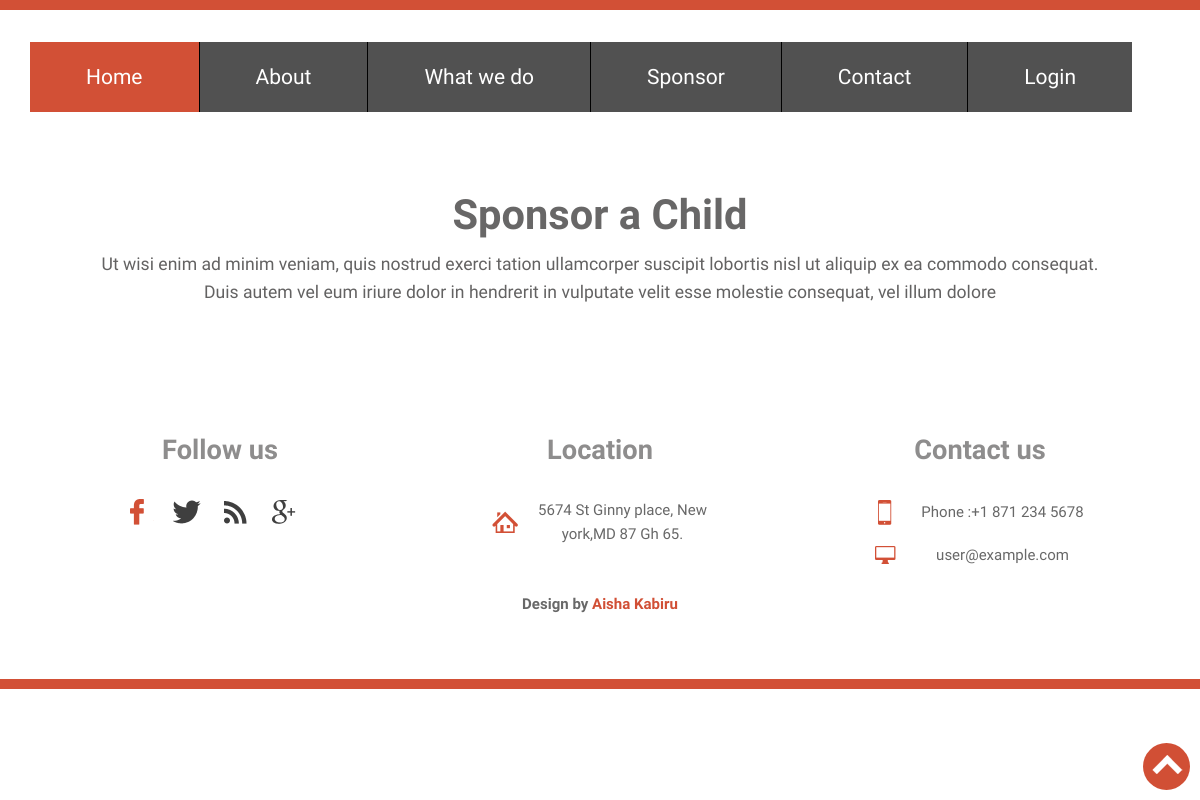
Page /sponsor.php on the earlier database version.
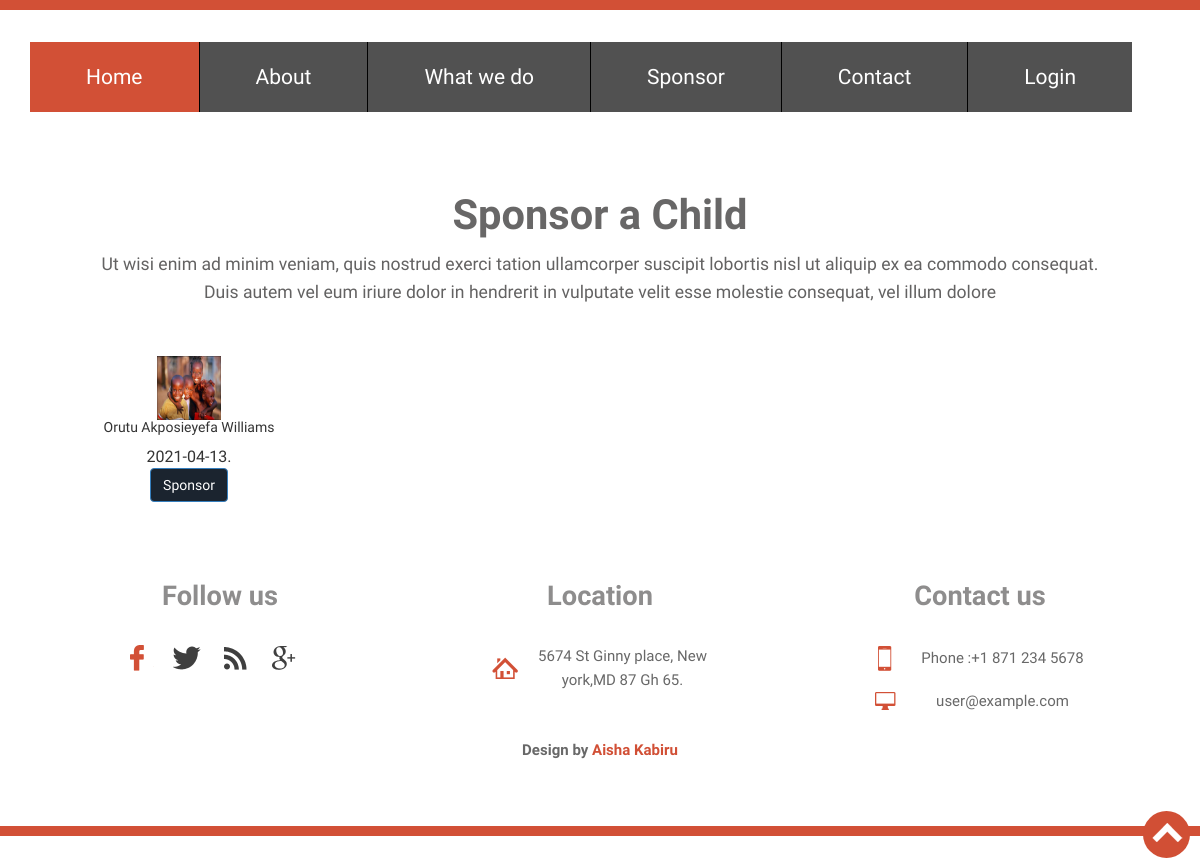
Same page on the later database version.
### tables this page shows
CREATE TABLE `orphans` (
  `id` int(11) NOT NULL,
  `name` varchar(300) NOT NULL,
  `dob` date NOT NULL,
  `gender` varchar(300) NOT NULL,
  `picture` blob NOT NULL,
  `created_at` date NOT NULL
);

### libs/classes/DB.php (called while the page is built, shortened)
<?php
class DB
{
	private $pdo;
	private $dsn;
	public $config =  array(
		'host' 		=> 'localhost',
		'user' 		=> 'root',
		'password' 	=> '',
		'dbname' 	=> 'gigs_orphanage',
		'charset' => 'utf8'
	 );
	function __construct() {
		$this->dsn = "mysql:host=".$this->config['host'].";dbname=".$this->config['dbname'].";charset=".$this->config['charset']."";
	}
	public function dbConnect() {
		$opt = [
		    \PDO::ATTR_ERRMODE            => \PDO::ERRMODE_EXCEPTION,
		    \PDO::ATTR_DEFAULT_FETCH_MODE => \PDO::FETCH_OBJ,
		    \PDO::ATTR_EMULATE_PREPARES   => false,
		];
		$this->pdo = new \PDO($this->dsn, $this->config['user'], $this->config['password'], $opt);
		return $this->pdo;
	}
	public function query($sql="")
	{
		return $this->pdo->query($sql);
	}
	public function preparedStatement($sql, $args = NULL)
	{
	    if (!$args)
	    {
	         return $this->query($sql);
	    }
	    $stmt = $this->pdo->prepare($sql);
	    $stmt->execute($args);
	    return $stmt;
	}
}

### libs/classes/Children.php (called while the page is built, shortened)
<?php
class Children
{
      function __construct($pdo)
      {
          $this->pdo = $pdo;
      }
       public function orphans()
       {
           return $this->pdo->preparedStatement("SELECT * FROM orphans")->fetchAll();
       }
}

### sponsor.php (the view)
<?php
	include_once("./libs/classes/DB.php");
    include_once('./libs/classes/Children.php');
    $pdo = new DB();
    $home = new Children($pdo);
    $homes = $home->orphans();
?>
<?php include_once('inc/nav.php');?>
	<div class="products">
		<div class="container">
			<div class="products-top">
				<h3>Sponsor a Child</h3>
				<p>Ut wisi enim ad minim veniam, quis nostrud exerci tation ullamcorper suscipit lobortis nisl ut aliquip ex ea commodo consequat. Duis autem vel eum iriure dolor in hendrerit in vulputate velit esse molestie consequat, vel illum dolore </p>
			</div>
			<div class="products-bottom">
			<?php foreach ($homes as $res){
				?>
				<div class="col-md-4">
					<div class="card" style="width: 18rem;">
					  <img src="orphanage/image/<?php echo $res->picture;?>" class="card-img-top" alt="..." height="64px" width="64px">
					  <div class="card-body">
					    <h5 class="card-title"><?php echo $res->name;?></h5>
					    <p class="card-text"><?php echo $res->dob;?>.</p>
					    <a href="detail.php?childid=<?php echo $res->id;?>&homeid=<?php echo $res->orphanage_id;?>" class="btn btn-primary">Sponsor</a>
					  </div>
					</div>
				</div>
			<?php }?>
				<div class="clearfix"> </div>
		</div>
	</div>
<?php include_once('inc/footer.php');?>

Differences in the rows shown:
added orphans: picture (picture), name "Orutu Akposieyefa Williams", dob "2021-04-13"
